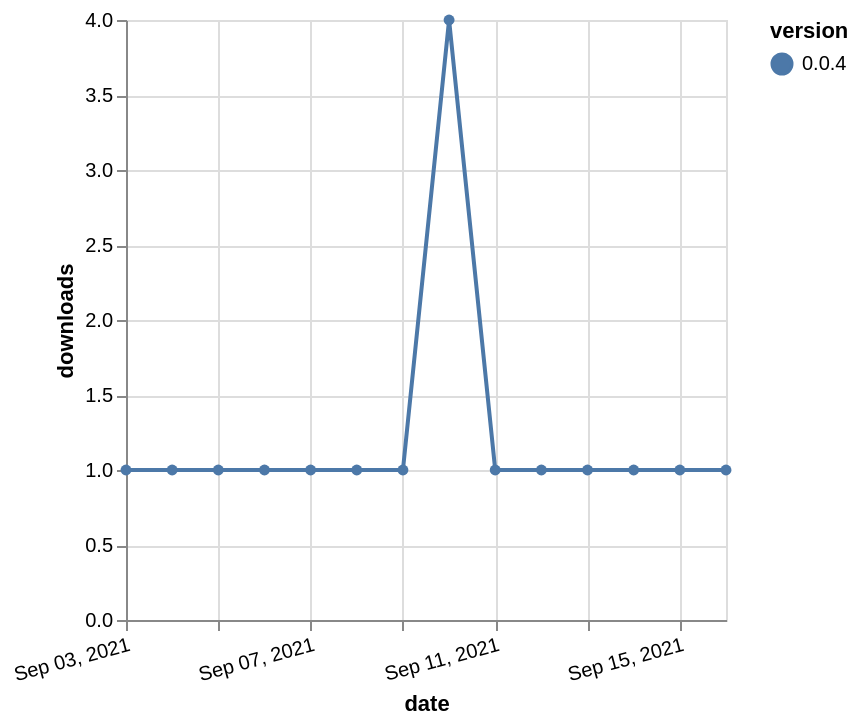

The specification (Vega-Lite) saved for this image:
### Vega-Lite specification from a JSON file in a GitHub repository (floating-point values rounded to 4 significant figures)
{"$schema": "https://vega.github.io/schema/vega-lite/v5.json", "description": "A simple bar chart with embedded data.", "data": {"values": [{"date": "2021-09-03", "total": 183, "delta": 1, "version": "0.0.4"}, {"date": "2021-09-04", "total": 184, "delta": 1, "version": "0.0.4"}, {"date": "2021-09-05", "total": 185, "delta": 1, "version": "0.0.4"}, {"date": "2021-09-06", "total": 186, "delta": 1, "version": "0.0.4"}, {"date": "2021-09-07", "total": 187, "delta": 1, "version": "0.0.4"}, {"date": "2021-09-08", "total": 188, "delta": 1, "version": "0.0.4"}, {"date": "2021-09-09", "total": 189, "delta": 1, "version": "0.0.4"}, {"date": "2021-09-10", "total": 193, "delta": 4, "version": "0.0.4"}, {"date": "2021-09-11", "total": 194, "delta": 1, "version": "0.0.4"}, {"date": "2021-09-12", "total": 195, "delta": 1, "version": "0.0.4"}, {"date": "2021-09-13", "total": 196, "delta": 1, "version": "0.0.4"}, {"date": "2021-09-14", "total": 197, "delta": 1, "version": "0.0.4"}, {"date": "2021-09-15", "total": 198, "delta": 1, "version": "0.0.4"}, {"date": "2021-09-16", "total": 199, "delta": 1, "version": "0.0.4"}]}, "width": "container", "mark": {"type": "line", "point": {"filled": true}}, "encoding": {"x": {"field": "date", "type": "temporal", "timeUnit": "yearmonthdate", "title": "date", "axis": {"labelAngle": -15}}, "y": {"field": "delta", "type": "quantitative", "title": "downloads"}, "color": {"field": "version", "type": "nominal"}, "tooltip": {"field": "delta"}}}
